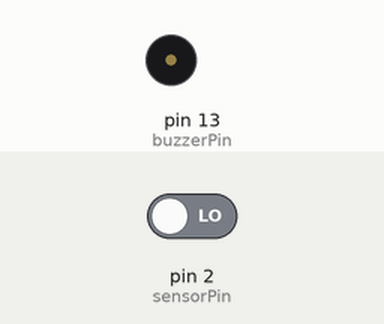
Recording of a sketch running on a simulated Arduino Uno, built with avr-gcc and run on an emulated ATmega328P. Shown: buzzer (waves = sounding, pin HIGH). Inputs (shaded band) come from the test bench; at power-on: pin 2 (sensorPin) LOW.

Above: at 1.2 s.
1.3 s: pin 2 (sensorPin) driven HIGH
At 1.7 s:
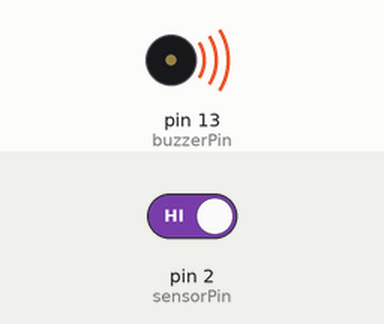
4.3 s: pin 2 (sensorPin) driven LOW
At 4.7 s:
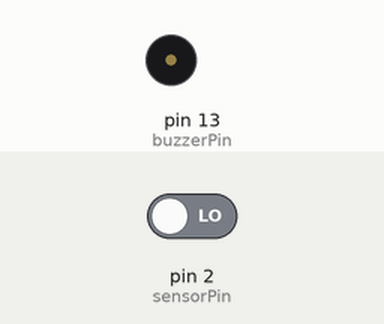
Timing chart, 0 to 7.3 s (numbered marks = the images above; inputs shaded):
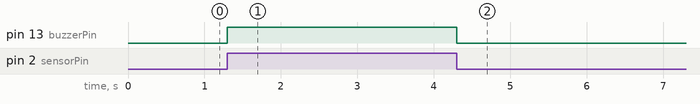

The sketch:

PIR_sensor.ino
```cpp
const int sensorPin = 2;
const int buzzerPin = 13;
void setup() {
  pinMode(sensorPin, INPUT);
  pinMode(buzzerPin, OUTPUT);

}

void loop() {
  int val = digitalRead(sensorPin);
  if(val==HIGH)
  {
    digitalWrite(buzzerPin, HIGH);
    delay(500);
    digitalWrite(buzzerPin, LOW);

  }


}
```

Measured:
- after the input at 1.3 s, pin 13 (buzzerPin): LOW → HIGH at once
- after the input at 4.3 s, pin 13 (buzzerPin): HIGH → LOW at once
